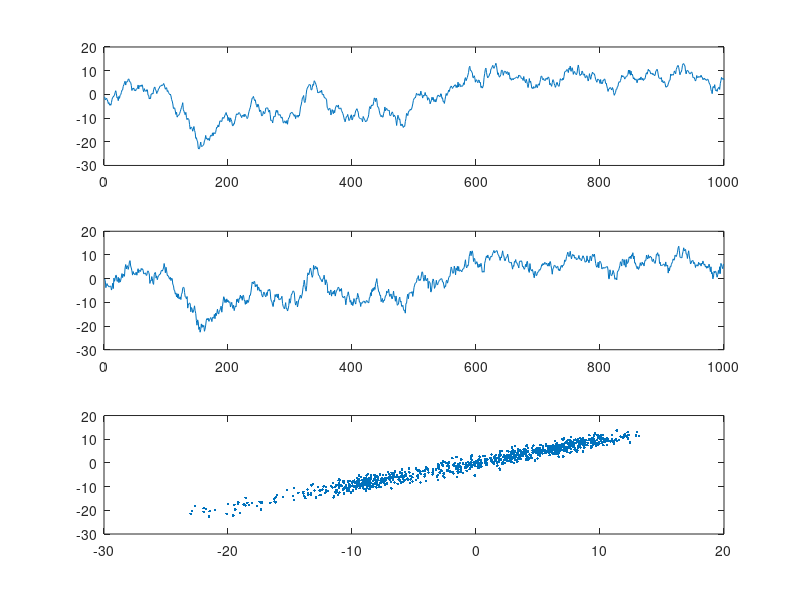

This figure's MATLAB source:
%% Autoregressive models
clear
randn('seed',1);
N = 1000;
x = zeros(N,1);
y = zeros(N,1);
rX = randn(N,1);
rY = randn(N,1);
x(1) = rX(1);
y(1) = rY(1);
a = 0.98;
k = .60;
for i = 2:N
   x(i) = a * x(i-1) + rX(i);
   y(i) = a * ((1-k) * y(i-1) + k * x(i-1)) + rY(i) ;
end

subplot(3,1,1)
plot(x)
subplot(3,1,2)
plot(y)

subplot(3,1,3)
plot(x,y,'.')
